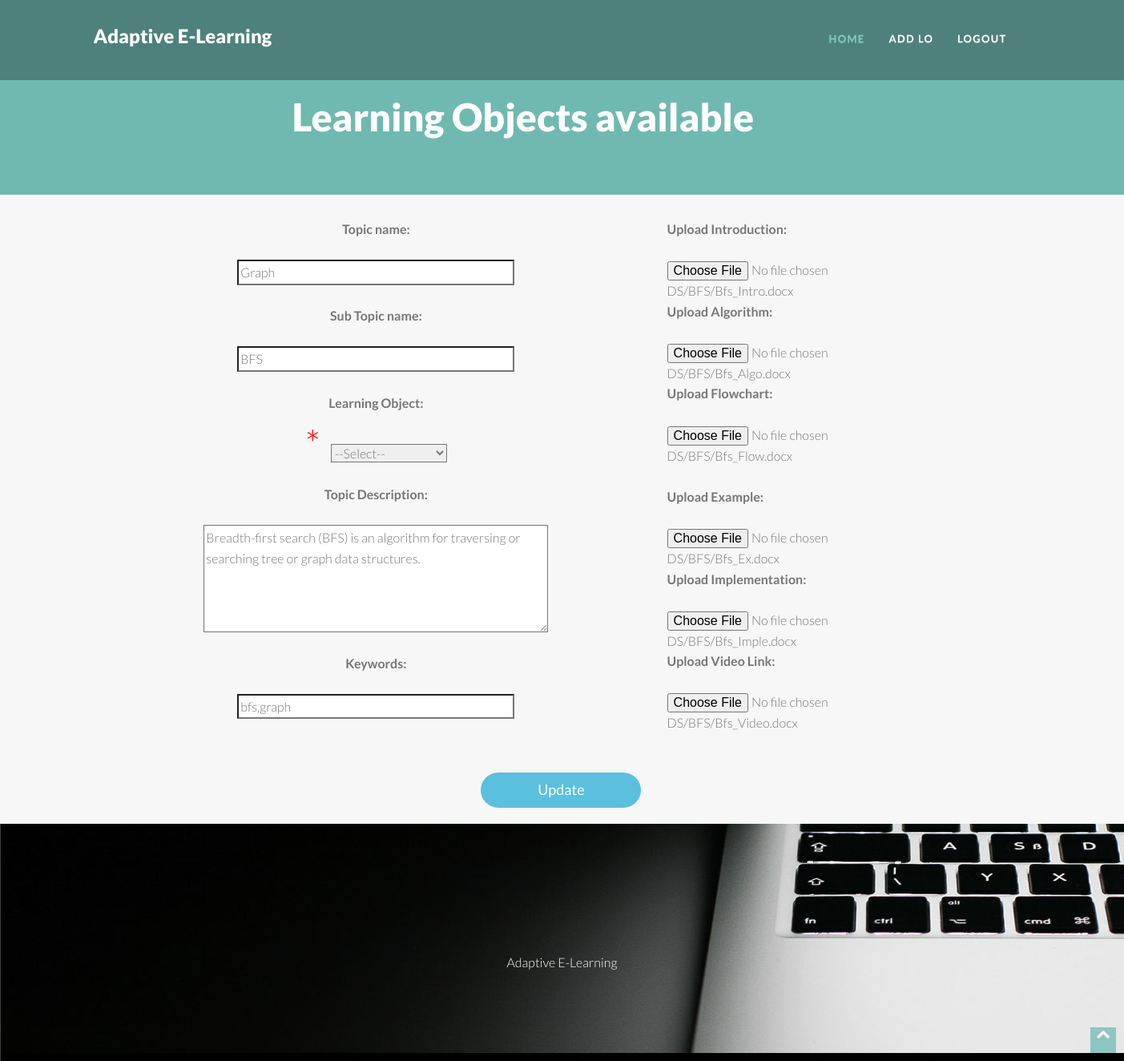
Screenshot of /admin/edit_LO.php?tid=1 (signed in) with the database file from the repository.
### tables this page shows
CREATE TABLE `topic_1` (
  `tid` int(11) NOT NULL,
  `name` varchar(20) NOT NULL,
  `sname` varchar(25) NOT NULL,
  `descp` text NOT NULL,
  `keyword` varchar(100) NOT NULL,
  `type` varchar(10) NOT NULL,
  `intro` text NOT NULL,
  `algo` text NOT NULL,
  `flow` text NOT NULL,
  `eg` text NOT NULL,
  `impl` text NOT NULL,
  `video` text NOT NULL,
  `aid` int(11) NOT NULL,
  `date` date NOT NULL,
  `count` int(11) NOT NULL,
  `status` int(11) NOT NULL
);

### admin/edit_LO.php (the view, shortened to what this page needs)
<?php
if(isset($_SESSION['aid']))
{
?>
<html class="no-js">
<head>
  <link rel="stylesheet" type="text/css" href="css/isotope.css" media="screen" />
  <link rel="stylesheet" href="js/fancybox/jquery.fancybox.css" type="text/css" media="screen" />
  <link rel="stylesheet" href="css/bootstrap.css">
  <link rel="stylesheet" href="css/bootstrap-theme.css">
  <link rel="stylesheet" href="css/style.css">
  <link rel="stylesheet" href="css/style1.css">
  <link rel="stylesheet" href="skin/default.css">
</head>
<body>
  <div class="navbar navbar-fixed-top" role="navigation" data-0="line-height:100px; height:100px; background-color:rgba(0,0,0,0.3);" data-300="line-height:60px; height:60px; background-color:rgba(0,0,0,1);">
    <div class="container">
      <div class="navbar-header">
        <h1><a  class="navbar-brand" href="index.html" data-0="line-height:90px;" data-300="line-height:50px;">			Adaptive E-Learning
					</a></h1>
      </div>
      <div class="navbar-collapse collapse" style="margin-top:7px;">
        <ul class="nav navbar-nav" data-0="margin-top:20px;" data-300="margin-top:5px;">
          <li class="active"><a href="admin_home.php">Home</a></li>
          <li><a href="AddLO.php">Add LO</a></li>
		  <li><a href="logout.php">Logout</a></li>
        </ul>
      </div>
    </div>
  </div>
  <section class="featured"  >
    <div class="container">
      <div class="row mar-bot40">
        <div class="col-md-9 col-md-offset-1">
          <div class="align-center">
            <h2 class="slogan" >Learning Objects available</h2>
          </div>
        </div>
      </div>
    </div>
  </section>
				<?php
				$tid=$_REQUEST['tid'];
				$conn=mysqli_connect('localhost','root','');
					mysqli_select_db($conn,'adaptive');
					$sql="select * from topic_1 where tid=$tid";
					$result=mysqli_query($conn,$sql);
					$row_product = mysqli_fetch_array($result);
					$tname = $row_product['name'];
					$tsname = $row_product['sname'];
					$ttype = $row_product['type'];
					$tdesc = $row_product['descp'];
					$key = $row_product['keyword'];
					$nkey = json_decode($key);
					$tkey = implode(',',$nkey);
					$tintro = $row_product['intro'];
					$talgo = $row_product['algo'];
					$tflow = $row_product['flow'];
					$teg = $row_product['eg'];
					$timpl = $row_product['impl'];
					$tvideo = $row_product['video'];
					?>
						<section>
		<div class="container-fluid" style="margin-top:10px;padding:20px">
			<div class="row">
			<div class="col-md-6 col-md-offset-1" style="margin-top:-50px;">
				<center>
				<form action="edit_LO_action.php" enctype="multipart/form-data" method="post" style="margin-top:50px;">
					<b>Topic name:</b><br><br>
						<input type="text" name="tname" id="tname" value="<?php echo $tname; ?>" size="40"><br><br>
					<b>Sub Topic name:</b><br><br>
						<input type="text" name="tsub" id="tsub" value="<?php echo $tsname; ?>" size="40"><br><br>
					<b>Learning Object:</b><br><br>
						<font color="RED" size="10" >*</font>
						<select name="ttype" id="ttype"   style="margin-left:10px">
						<option hidden value="">--Select--</option>
						</select><br><br>
					<b>Topic Description:</b><br><br>
						<textarea name="tdesc" id="tdesc" cols="50" rows="5" ><?php echo $tdesc; ?></textarea><br><br>
					<b>Keywords:</b><br><br>
						<input type="text" name="key" id="key" value="<?php echo $tkey; ?>" size="40"><br><br>
				</div>
				<div class="col-md-4">
					<b>Upload Introduction:</b><br><br>
						<input type="file" id="intro" name="intro" value="<?php echo $ttype."/".$tsname."/".$tintro; ?>"><?php echo $ttype."/".$tsname."/".$tintro;?><br>
					<b>Upload Algorithm:</b><br><br>
						<input type="file" id="algo" name="algo" value="<?php echo $talgo; ?>"><?php echo $ttype."/".$tsname."/".$talgo;?><br>
					<b>Upload Flowchart:</b><br><br>
						<input type="file" id="flow" name="flow" value="<?php echo $tflow; ?>"><?php echo $ttype."/".$tsname."/".$tflow;?><br><br>
					<b>Upload Example:</b><br><br>
						<input type="file" id="eg" name="eg" value="<?php echo $teg; ?>"><?php echo $ttype."/".$tsname."/".$teg;?><br>
					<b>Upload Implementation:</b><br><br>
						<input type="file" id="impl" name="impl" value="<?php echo $timpl; ?>"><?php echo $ttype."/".$tsname."/".$timpl;?><br>
					<b>Upload Video Link:</b><br><br>
						<input type="file" id="video" name="video" value="<?php echo $tvideo; ?>"><?php echo $ttype."/".$tsname."/".$tvideo;?><br>
				</div>
				<div class="col-md-9 col-md-offset-5" style="margin-top:25px;">
					<button type="submit" class="btn btn-info btn-lg btn3d"  style="border-radius:25px;width:200px;" onclick=valid() name="update">Update</button>
				</div>
			</div>
			</div>
	</section>
  <section id="parallax1" class="section pad-top40 pad-bot40" data-stellar-background-ratio="0.5" style="margin-bottom:-400px;">
    <div class="container">
      <div class="align-center pad-top40 pad-bot40">
        <blockquote class="bigquote color-white"></blockquote>
        <p class="color-white">Adaptive E-Learning</p>
      </div>
    </div>
  </section>
  <a href="#header" class="scrollup"><i class="fa fa-chevron-up"></i></a>
</body>
</html>
<?php
}
else
{
echo "<script>window.open('Admin.html','_self')</script>";
}
?>

### admin/css/style.css (style rules this page uses)
body { color:#777; background: #f7f7f7; font-size: 16px; line-height: 1.6em; font-weight: 300; text-shadow: none; }
body, h1, h2, h3, h4, h5, h6, .h1, .h2, .h3, .h4, .h5, .h6 { font-family: 'Lato', sans-serif; }
h1, h2, h3, h4, h5, h6 { color:#222; }
h1,h2,h3,h4,h5,h6 { font-style: normal; margin: 0 0 20px 0; }
h1 { font-size: 40px; line-height: 30px; }
h2 { font-size: 32px; }
blockquote { font-family: Georgia, serif; }
blockquote.bigquote { border: none; font-size: 48px; font-weight: 700; line-height: 1.1em; }
article,aside,details,figcaption,figure,footer,header,hgroup,menu,nav,section { display: block; }
.row { z-index: 9999; }
.content,.container { overflow: hidden; }
.color-white { color: #fff; }
.align-center { text-align: center; }
.pad-top40 { padding-top: 40px; }
.pad-bot40 { padding-bottom: 40px; }
.mar-bot40 { margin-bottom: 40px; }
section.section { margin:0; padding: 80px 0 60px 0; }
#parallax1 { background-image: url(../img/parallax/img1.jpg); }
.navbar { line-height: 100px; height: 100px; background-color: rgba(0,0,0,0.3); display: block; vertical-align: middle; text-align: center; margin-bottom: 0; padding-bottom:0; }
.navbar .navbar-collapse { margin-bottom: 0; padding-bottom:0; }
.nav li { height: 100%; line-height: 100%; margin-bottom: 0; padding-bottom:0; }
.nav>li>a { display: table-cell; height: 100%; line-height: 100%; vertical-align: middle; color: #fff; font-weight: 700; font-size: 13px; letter-spacing: .1em; text-transform: uppercase; }
.navbar-nav { float: right; margin-bottom: 0; padding-bottom:0; }
.navbar .navbar-nav > .active > a { color: #fff; }
.navbar .navbar-nav > .active > a { padding-bottom: 22px; }
h1 a.navbar-brand { font-size: 24px; color: #fff; font-weight: 900; text-shadow: none; }
.navbar-brand { padding: 0; display: table-cell; vertical-align: middle; line-height: 90px; }
section.featured { padding: 120px 0 10px; background: #70B9B0; color: #fdfdfd; }
section.featured h2.slogan { color: #fff; font-size: 48px; font-weight: 900; }
a.scrollup { height:32px; width:32px; color:#fff; font-size:18px; line-height:32px; text-align:center; text-decoration:none; position:fixed; bottom:10px; right:10px; z-index:9999; opacity:0.5; }
.btn { border: 0; }

### admin/skin/default.css (style rules this page uses)
a { color: #35A49C; }
.navbar .navbar-nav > .active > a { color: #79CDC0; }
a.scrollup { background:#35A49C; }

### admin/css/overwrite.css (style rules this page uses)
select, textarea, input[type="text"], input[type="password"], input[type="datetime"], input[type="datetime-local"], input[type="date"], input[type="month"], input[type="time"], input[type="week"], input[type="number"], input[type="email"], input[type="url"], input[type="search"], input[type="tel"], input[type="color"], .uneditable-input { -webkit-border-radius: 0; -moz-border-radius: 0; border-radius: 0; }
.btn { text-shadow: none; background-image:none; border-color: none; border-bottom-color: none; -webkit-box-shadow: none; -moz-box-shadow: none; box-shadow: none; }
.btn { outline:0; -webkit-border-radius: 0; -moz-border-radius: 0; border-radius: 0; }
.btn-lg { -webkit-border-radius: 0; -moz-border-radius: 0; border-radius: 0; }

### admin/edit_LO.php (style rules this page uses)
button { border:none; }

### rows the page displays
topic_1: tname "Graph", tsub "BFS", tdesc "Breadth-first search (BFS) is an algorithm for traversing or searching tree or graph data structures.", key "bfs,graph", type "DS", sname "BFS", intro "Bfs_Intro.docx", algo "Bfs_Algo.docx", flow "Bfs_Flow.docx", eg "Bfs_Ex.docx", impl "Bfs_Imple.docx", video "Bfs_Video.docx"
